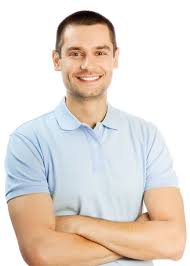
#> input picture src/face_detection/face_detection_images/image1.jpeg, 190 x 266 px; its folder holds only this picture in this run
$ python test_face_detector.py
#> lines starting #> are read from the running program, lines starting #| are printed output that depends on the picture
#> in main, image is the input picture: shape (266, 190, 3); mean B, G, R 210.5, 218.1, 227.5
### src/face_detection/face_detector.py
# face_detector.py
# Face Detection Module
# Takes a cropped person image from human detection input and returns the cropped face

from __future__ import annotations

import os
from typing import Optional, Tuple

import cv2
import numpy as np

def _clip_box(
    x: int, y: int, w: int, h: int, W: int, H: int
) -> Tuple[int, int, int, int]:
    x = max(0, x)
    y = max(0, y)
    w = max(1, min(w, W - x))
    h = max(1, min(h, H - y))
    return x, y, w, h

def detect_face(
    person_bgr: np.ndarray,
    min_face_size: Tuple[int, int] = (30, 30),
    margin_ratio: float = 0.15,
) -> Optional[np.ndarray]:

#> called with min_face_size = (30, 30), margin_ratio = 0.15
    if person_bgr is None or person_bgr.size == 0:
        return None

    if person_bgr.ndim != 3 or person_bgr.shape[2] != 3:
        raise ValueError("Expected BGR image with shape (H, W, 3).")

    H, W = person_bgr.shape[:2]
#> H = 266; W = 190

    gray = cv2.cvtColor(person_bgr, cv2.COLOR_BGR2GRAY)
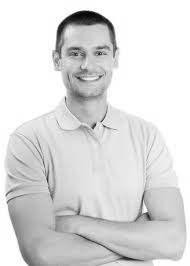
#> gray: shape (266, 190); min 2, max 255, mean 220.1
    gray = cv2.equalizeHist(gray)
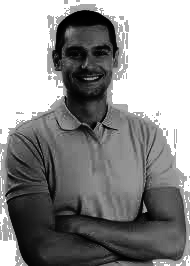
#> gray: shape (266, 190); min 0, max 255, mean 142.6

    # --- THE FIX ---
    # Look for the file in the same directory as this script
    current_dir = os.path.dirname(os.path.abspath(__file__))
    cascade_path = os.path.join(current_dir, "haarcascade_frontalface_default.xml")

    # If it's not there, check the current working directory (SeniorDesign folder)
    if not os.path.exists(cascade_path):
        cascade_path = os.path.join(os.getcwd(), "haarcascade_frontalface_default.xml")

    face_cascade = cv2.CascadeClassifier(cascade_path)

    if face_cascade.empty():
        raise RuntimeError(
            f"XML file not found at {cascade_path}. "
            "Please run: wget https://raw.githubusercontent.com/opencv/opencv/master/data/haarcascades/haarcascade_frontalface_default.xml"
        )
    # ---------------

    faces = face_cascade.detectMultiScale(
        gray,
        scaleFactor=1.1,
        minNeighbors=5,
        minSize=min_face_size,
        flags=cv2.CASCADE_SCALE_IMAGE,
    )
#> faces = [[54, 27, 68, 68]]

    if len(faces) == 0:
        return None

    # Select largest face
    x, y, w, h = max(faces, key=lambda b: b[2] * b[3])
#> x = 54; y = 27; w = 68; h = 68

    # Apply margin padding
    mx = int(w * margin_ratio)
#> mx = 10
    my = int(h * margin_ratio)
#> my = 10

    x2, y2, w2, h2 = _clip_box(x - mx, y - my, w + 2 * mx, h + 2 * my, W, H)
#> in _clip_box, `x = max(0, x)`: x = 44
#> in _clip_box, `y = max(0, y)`: y = 17
#> in _clip_box, `w = max(1, min(w, W - x))`: w = 88
#> x2 = 44; y2 = 17; w2 = 88; h2 = 88

    face_crop = person_bgr[y2 : y2 + h2, x2 : x2 + w2]
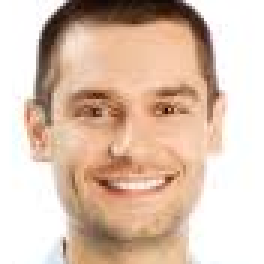
#> face_crop: shape (88, 88, 3) (shown 3 times larger); mean B, G, R 177, 194.6, 219.8

    return face_crop if face_crop.size > 0 else None

### src/face_detection/test_face_detector.py
import os
import cv2

from face_detector import detect_face


IMAGE_FOLDER = "face_detection_images"


def main():
    for filename in os.listdir(IMAGE_FOLDER):
        if not filename.lower().endswith((".jpg", ".jpeg", ".png")):
            continue

        image_path = os.path.join(IMAGE_FOLDER, filename)
        print(f"\nProcessing: {filename}")

        # Load image
        image = cv2.imread(image_path)

        if image is None:
            print("Couldn't load image")
            continue

        face = detect_face(image)

        if face is None:
            print("No face detected")
            continue

        print("Face detected!")

        #result
        cv2.imshow("Original", image)
        cv2.imshow("Face Crop", face)
        cv2.waitKey(0)
        cv2.destroyAllWindows()

        save_path = os.path.join("face_detection_images", f"croppedFace_{filename}")
        cv2.imwrite(save_path, face)


if __name__ == "__main__":
    main()

$ run again, on src/face_detection/face_detection_images/image2.jpeg
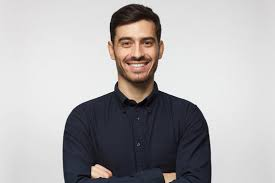
#> input picture src/face_detection/face_detection_images/image2.jpeg, 275 x 183 px
#> in main, image is the input picture: shape (183, 275, 3); mean B, G, R 173.7, 172.8, 175.3
#> in detect_face, `gray = cv2.equalizeHist(gray)`:
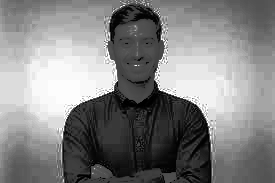
#> gray: shape (183, 275); min 0, max 255, mean 130.6
#> faces = [[109, 21, 54, 54]]
#> in detect_face, `x, y, w, h = max(faces, key=lambda b: b[2] * b[3])`: x = 109; y = 21; w = 54
#> mx = 8
#> in _clip_box, `x = max(0, x)`: x = 101
#> in _clip_box, `y = max(0, y)`: y = 13
#> in _clip_box, `w = max(1, min(w, W - x))`: w = 70
#> x2 = 101; y2 = 13; w2 = 70
#> in detect_face, `face_crop = person_bgr[y2 : y2 + h2, x2 : x2 + w2]`:
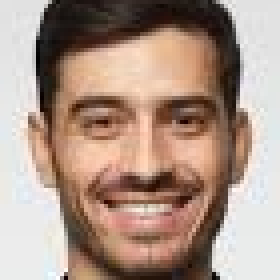
#> face_crop: shape (70, 70, 3) (shown 4 times larger); mean B, G, R 134.8, 148.3, 171.9

$ run again, on src/face_detection/face_detection_images/image3.jpeg
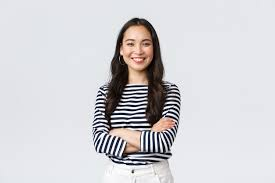
#> input picture src/face_detection/face_detection_images/image3.jpeg, 275 x 183 px
#> in main, image is the input picture: shape (183, 275, 3); mean B, G, R 212.4, 208.9, 210
#> in detect_face, `gray = cv2.equalizeHist(gray)`:
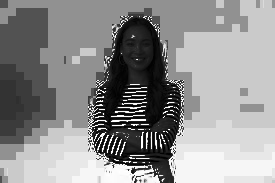
#> gray: shape (183, 275); min 0, max 255, mean 143.8
#> faces = [[117, 28, 40, 40]]
#> in detect_face, `x, y, w, h = max(faces, key=lambda b: b[2] * b[3])`: x = 117; y = 28; w = 40
#> mx = 6
#> in _clip_box, `x = max(0, x)`: x = 111
#> in _clip_box, `y = max(0, y)`: y = 22
#> in _clip_box, `w = max(1, min(w, W - x))`: w = 52
#> x2 = 111; y2 = 22; w2 = 52
#> in detect_face, `face_crop = person_bgr[y2 : y2 + h2, x2 : x2 + w2]`:
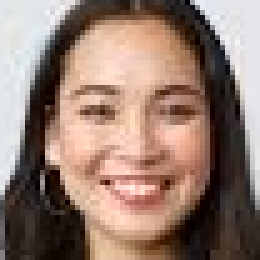
#> face_crop: shape (52, 52, 3) (shown 5 times larger); mean B, G, R 111.4, 123.5, 147.8
